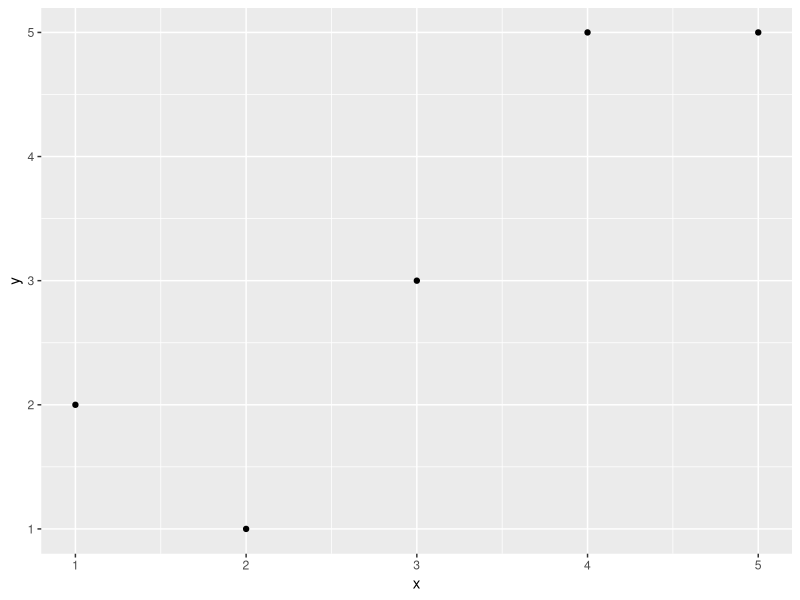
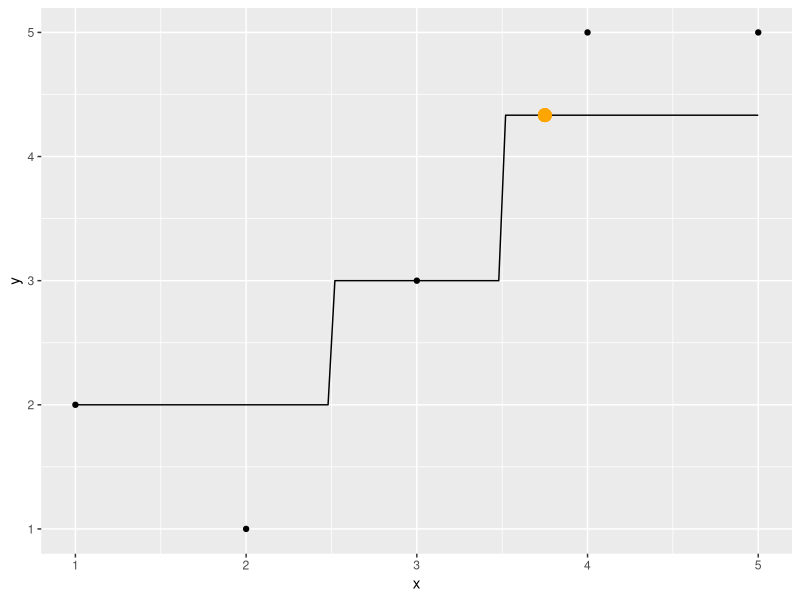
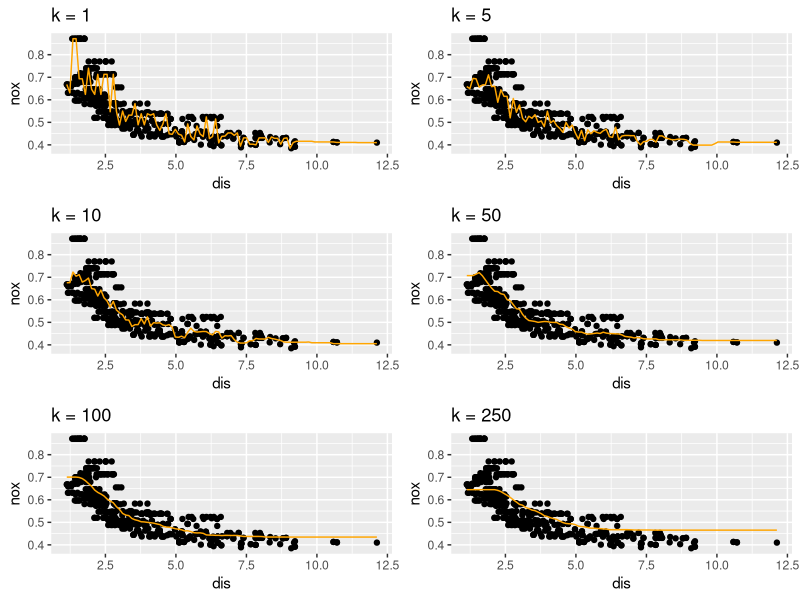
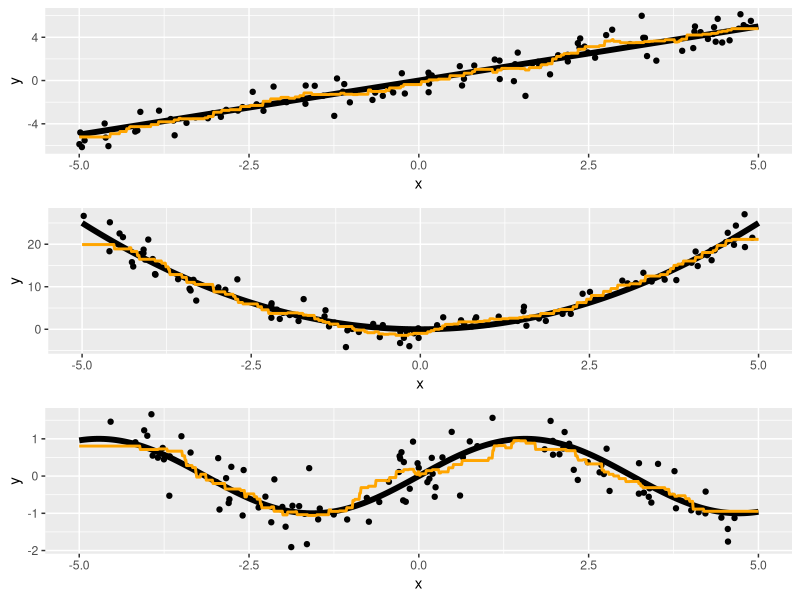
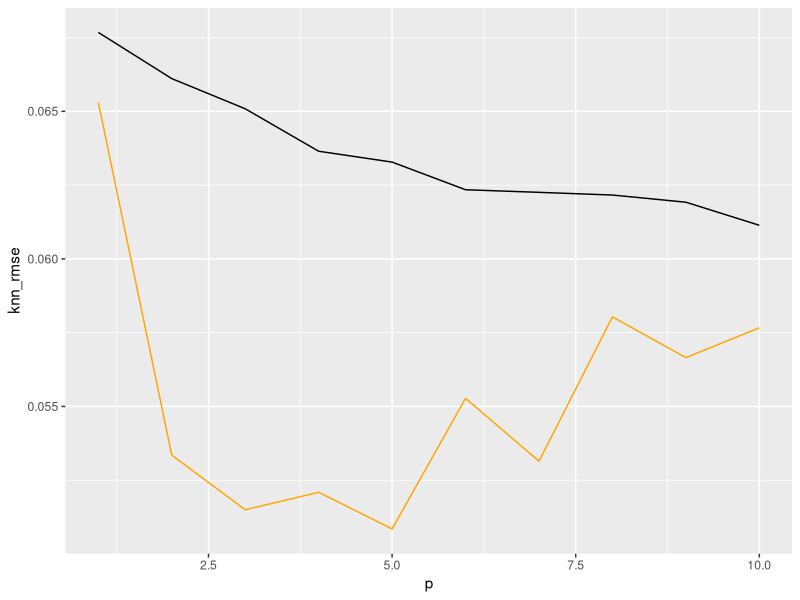

Here is the R script that generated these plots, in order:
## ---- chunk 1
knitr::opts_chunk$set(echo = TRUE)
## ---- chunk 2
library(dplyr)
library(ggplot2)
library(gridExtra)
library(purrr)
## ---- chunk 3
train_data <- data.frame(
  x = 1:5, 
  y = c(2, 1, 3, 5, 5)
)
## ---- chunk 4
train_data
ggplot(data = train_data, mapping = aes(x = x, y = y)) +
  geom_point()
## ---- chunk 5
library(caret)

# "train" the KNN model -- but note there are no parameters to estimate like in linear regression!
knn_fit <- train(
  form = y ~ x,
  data = train_data,
  method = "knn",
  trControl = trainControl(method = "none"),
  tuneGrid = data.frame(k = 3)
)

# get test set predictions.  here we have just one point in the test set
test_data <- data.frame(
  x = 3.75
)
test_data
predict(knn_fit, newdata = test_data)
## ---- chunk 6
# to make a plot of the fitted function f hat, we can set up a function to get predicted values
predict_knn <- function(x) {
  predict(knn_fit, newdata = data.frame(x = x))
}

ggplot(data = train_data, mapping = aes(x = x, y = y)) +
#  geom_line(data = test_data_for_plot, mapping = aes(x = x, y = y_hat)) +
  stat_function(fun = predict_knn) +
  geom_point() +
  geom_point(mapping = aes(x = 3.75, y = 4.333333), color = "orange", size = 4)
## ---- chunk 7
library(MASS) # for Boston data

# function to make a plot
make_knn_plot <- function(k) {
  # "train" the KNN model
  knn_fit <- train(
    form = nox ~ dis,
    data = Boston,
    use.all = FALSE,
    method = "knn",
    trControl = trainControl(method = "none"),
    tuneGrid = data.frame(k = k) # note: using the value of k specific to this iteration of the loop
  )
  
  # function to get predictions
  predict_knn <- function(x) {
    predict(knn_fit, newdata = data.frame(dis = x))
  }
  
  p <- ggplot(data = Boston, mapping = aes(x = dis, y = nox)) +
    geom_point() +
    stat_function(fun = predict_knn, color = "orange") +
    ggtitle(paste0("k = ", k))
  
  return(p)
}

# plot all the plots
grid.arrange(
  make_knn_plot(1),
  make_knn_plot(5),
  make_knn_plot(10),
  make_knn_plot(50),
  make_knn_plot(100),
  make_knn_plot(250)
)
## ---- chunk 8
library(FNN)
line_reg_fun <- function(x) {
  x
}

quad_reg_fun <- function(x) {
  x ^ 2
}

sine_reg_fun <- function(x) {
  sin(x)
}

get_plot_knn_vs_true <- function(reg_fun, sample_size = 100, noise_sd = 1, k = 10) {
  x <- runif(n = sample_size, min = -5, max = 5)
  y <- rnorm(n = sample_size, mean = reg_fun(x), sd = noise_sd)
  train_data <- data.frame(x = x, y = y)
  
  test_x_grid <- data.frame(x = seq(-5, 5, by = 0.01))
  
  test_results <- test_x_grid %>%
    mutate(
      y_true_mean = reg_fun(x),
      y_knn = FNN::knn.reg(
        train = train_data %>% dplyr::select(x),
        test = test_x_grid,
        y = train_data %>% dplyr::select(y),
        k = 10)$pred
    )
  
  plot_object <- ggplot(mapping = aes(x = x)) +
    geom_point(data = train_data, mapping = aes(y = y)) +
    geom_line(data = test_results, mapping = aes(y = y_true_mean), size = 2) +
    geom_line(data = test_results, mapping = aes(y = y_knn), color = "orange", size = 1)
  
  return(plot_object)
}

set.seed(42)
line_plot <- get_plot_knn_vs_true(line_reg_fun, sample_size = 100, noise_sd = 1, k = 10)
quad_plot <- get_plot_knn_vs_true(quad_reg_fun, sample_size = 100, noise_sd = 2, k = 10)
sine_plot <- get_plot_knn_vs_true(sine_reg_fun, sample_size = 100, noise_sd = 0.5, k = 10)

grid.arrange(line_plot, quad_plot, sine_plot, ncol = 1)
## ---- chunk 9
train_data <- data.frame(
  x1 = 1:5,
  x2 = c(2, 3, 1, 5, 4),
  y = c(2, 1, 3, 5, 5)
)
## ---- chunk 10
train_data
## ---- chunk 11
train_data <- train_data %>% mutate(
  distance_from_test = sqrt((x1 - 3.75)^2 + (x2 - 2)^2)
)
train_data
## ---- chunk 12
# train/test split
set.seed(76520)
train_inds <- caret::createDataPartition(Boston$nox, p = 0.8)
train_boston <- Boston %>% slice(train_inds[[1]])
test_boston <- Boston %>% slice(-train_inds[[1]])

# rescale.  Here I rescale based on just training set data standard deviations,
# but actually it's ok to rescale based on combined train/test standard deviations
scale_sds <- train_boston %>%
  summarize(
    dis_sd = sd(dis),
    tax_sd = sd(tax)
  )
scale_sds

train_boston_scaled <- train_boston %>%
  mutate(
    dis = dis / scale_sds$dis_sd,
    tax = tax / scale_sds$tax_sd
  )
train_boston_scaled %>%
  summarize(
    dis_sd = sd(dis),
    tax_sd = sd(tax)
  )

test_boston_scaled <- test_boston %>%
  mutate(
    dis = dis / scale_sds$dis_sd,
    tax = tax / scale_sds$tax_sd
  )
## ---- chunk 13
# KNN fit from scaled data
knn_fit_scaled <- train(
  form = nox ~ dis + tax,
  data = train_boston_scaled,
  use.all = FALSE,
  method = "knn",
  trControl = trainControl(method = "cv"),
  tuneGrid = data.frame(k = 5)
)

# KNN fit from original data
knn_fit_orig <- train(
  form = nox ~ dis + tax,
  data = train_boston,
  use.all = FALSE,
  method = "knn",
  trControl = trainControl(method = "cv"),
  tuneGrid = data.frame(k = 5)
)
## ---- chunk 14
# test set RMSE, scaled data fit
(test_boston_scaled$nox - predict(knn_fit_scaled, newdata = test_boston_scaled))^2 %>%
  mean() %>%
  sqrt()

# test set RMSE, original data fit
(test_boston$nox - predict(knn_fit_orig, newdata = test_boston))^2 %>%
  mean() %>%
  sqrt()
## ---- chunk 15
# KNN fit from scaled data, but caret does the scaling
knn_fit_scaled_by_caret <- train(
  form = nox ~ dis + tax,
  data = train_boston, # note I'm giving train my original data frame
  use.all = FALSE,
  method = "knn",
  preProcess = "scale", # this is the only new line
  trControl = trainControl(method = "none"),
  tuneGrid = data.frame(k = 5)
)

# test set RMSE, scaled data fit, scaling done by caret
# note that since caret is handling scaling, I give it my original data for prediction
(test_boston$nox - predict(knn_fit_scaled_by_caret, newdata = test_boston))^2 %>%
  mean() %>%
  sqrt()
## ---- chunk 16
all_x_vars <- names(Boston %>% dplyr::select(-nox, -chas))
x_vars_cor_nox <- sapply(all_x_vars, function(var_name) {
  cor(Boston[[var_name]], Boston[["nox"]])
})
vars_to_include <- data.frame(
  x_var = all_x_vars,
  cor_nox = x_vars_cor_nox,
  abs_cor_nox = abs(x_vars_cor_nox)
) %>%
  dplyr::arrange(desc(abs_cor_nox)) %>%
  dplyr::select(-abs_cor_nox) %>%
  as.data.frame()

vars_to_include <- vars_to_include[1:10, ]
## ---- chunk 17
vars_to_include
## ---- chunk 18
get_knn_rmse_top_p <- function(p) {
  vars_to_use <- vars_to_include$x_var[seq_len(p)]
  model_formula <- as.formula(paste0("nox ~ ", paste(vars_to_use, collapse = " + ")))
  
  knn_fit_scaled_by_caret <- train(
    form = model_formula,
    data = train_boston,
    use.all = FALSE,
    method = "knn",
    preProcess = "scale", # this is the only new line
    trControl = trainControl(method = "none"),
    tuneGrid = data.frame(k = 10)
  )
  
  # test set RMSE, scaled data fit, scaling done by caret
  # note that since caret is handling scaling, I give it my original data for prediction
  (test_boston$nox - predict(knn_fit_scaled_by_caret, newdata = test_boston))^2 %>%
    mean() %>%
    sqrt() %>%
    return()
}

get_lm_rmse_top_p <- function(p) {
  vars_to_use <- vars_to_include$x_var[seq_len(p)]
  model_formula <- as.formula(paste0("nox ~ poly(", paste(vars_to_use, collapse = ", 2) + poly("), ", 2)"))
  
  lm_fit <- train(
    form = model_formula,
    data = train_boston,
    method = "lm",
    trControl = trainControl(method = "none")
  )
  
  # test set RMSE, scaled data fit, scaling done by caret
  # note that since caret is handling scaling, I give it my original data for prediction
  (test_boston$nox - predict(lm_fit, newdata = test_boston))^2 %>%
    mean() %>%
    sqrt() %>%
    return()
}

rmse_results <- data.frame(
  p = seq_len(nrow(vars_to_include)),
  knn_rmse = sapply(seq_len(nrow(vars_to_include)), get_knn_rmse_top_p),
  lm_rmse = sapply(seq_len(nrow(vars_to_include)), get_lm_rmse_top_p)
)
## ---- chunk 19
rmse_results
ggplot(data = rmse_results, mapping = aes(x = p)) +
  geom_line(mapping = aes(y = knn_rmse), color = "orange") +
  geom_line(mapping = aes(y = lm_rmse))
